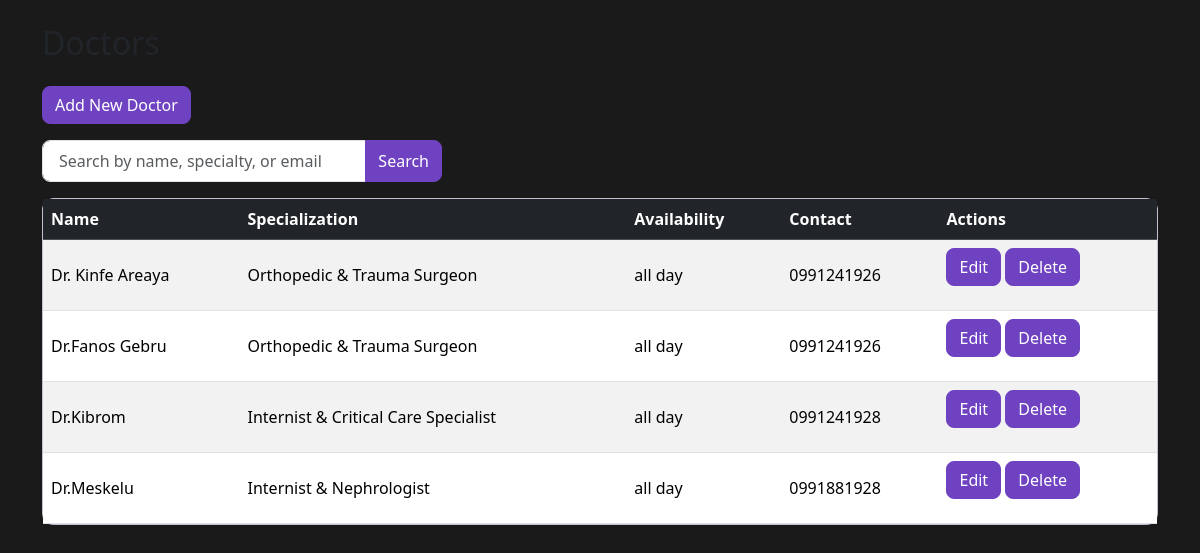
The app's page /doctors/ (signed in) with its own data.
### patients/models.py (models this page shows, shortened)
class Doctor(models.Model):
    user = models.OneToOneField(settings.AUTH_USER_MODEL, on_delete=models.CASCADE, null=True, blank=True, related_name='doctor_profile')
    name = models.CharField(max_length=100)
    specialization = models.CharField(max_length=100)
    availability = models.CharField(max_length=100)
    contact_info = models.CharField(max_length=50)
    phone = models.CharField(max_length=50, blank=True, null=True)

### patients/views.py (the view)
# urls.py: path('doctors/', doctor_list, name='doctor_list'),
@login_required
@multi_role_required(['admin', 'doctor'])
def doctor_list(request):
    query = request.GET.get('q', '')
    doctors = Doctor.objects.all()
    if query:
        doctors = doctors.filter(
            Q(name__icontains=query) |
            Q(specialization__icontains=query) |
            Q(user__email__icontains=query)
        )
    context = {
        'doctors': doctors,
        'query': query
    }
    return render(request, 'doctors/doctor_list.html', context)

### patients/views.py (called while the page is built)
def multi_role_required(roles):
    return user_passes_test(lambda u: u.role in roles)

### patients/templates/doctors/doctor_list.html (shortened to what this page needs)
{% load static %}
<!DOCTYPE html>
<html lang="en">
<head>
    <link href="https://cdn.jsdelivr.net/npm/bootstrap@5.3.2/dist/css/bootstrap.min.css" rel="stylesheet">
    <link rel="stylesheet" href="{% static 'css/style.css' %}">
</head>
<body>
<div class="container mt-4">
    <h2 class="mb-4">Doctors</h2>
    <a href="{% url 'add_doctor' %}" class="btn btn-primary mb-3">Add New Doctor</a>
    <form method="get" class="mb-3">
       <div class="input-group" style="max-width: 400px;">
           <input
              type="search"
              name="q"
              value="{{ query }}"
              class="form-control"
              placeholder="Search by name, specialty, or email"
            >
            <button class="btn btn-primary" type="submit">Search</button>
       </div>
    </form>
    <div class="card shadow-sm">
        <div class="card-body p-0">
            <table class="table table-striped mb-0">
                <thead class="table-dark">
                    <tr>
                        <th>Name</th>
                        <th>Specialization</th>
                        <th>Availability</th>
                        <th>Contact</th>
                        <th>Actions</th>
                    </tr>
                </thead>
                <tbody>
                {% for doctor in doctors %}
                    <tr>
                        <td>{{ doctor.name }}</td>
                        <td>{{ doctor.specialization }}</td>
                        <td>{{ doctor.availability }}</td>
                        <td>{{ doctor.contact_info }}</td>
                        <td>
                            <a href="{% url 'edit_doctor' doctor.id %}" class="btn btn-primary mb-3">Edit</a>
                            <a href="{% url 'delete_doctor' doctor.id %}" class="btn btn-primary mb-3">Delete</a>
                        </td>
                    </tr>
                {% empty %}
                    <tr><td colspan="5" class="text-center">No doctors found.</td></tr>
                {% endfor %}
                </tbody>
            </table>
        </div>
    </div>
</div>
</body>
</html>

### static/css/style.css (style rules this page uses)
body { background-color: #1a1a1a; font-family: 'Segoe UI', Tahoma, Geneva, Verdana, sans-serif; color: #212529; }
.card { border-radius: 0.75rem; background-color: #f3e6ff; color: #212529; }
.card-body { padding: 1.5rem; }
.table { margin-bottom: 0; }
.table thead { background-color: #6f42c1; color: #fff; }
.table td, .table th { vertical-align: middle; }
.table-striped > tbody > tr:nth-of-type(odd) { background-color: rgba(111, 66, 193, 0.1); }
.btn { border-radius: 0.5rem; font-weight: 500; }
.btn-primary { background-color: #6f42c1; border-color: #6f42c1; }
.form-control, .form-select { border-radius: 0.5rem; padding: 0.5rem 1rem; }

### records on screen
Doctor: name "Dr. Kinfe Areaya", specialization "Orthopedic & Trauma Surgeon", availability "all day", contact_info "0991241926"
Doctor: name "Dr.Fanos Gebru", specialization "Orthopedic & Trauma Surgeon", availability "all day", contact_info "0991241926"
Doctor: name "Dr.Kibrom", specialization "Internist & Critical Care Specialist", availability "all day", contact_info "0991241928"
Doctor: name "Dr.Meskelu", specialization "Internist & Nephrologist", availability "all day", contact_info "0991881928"
